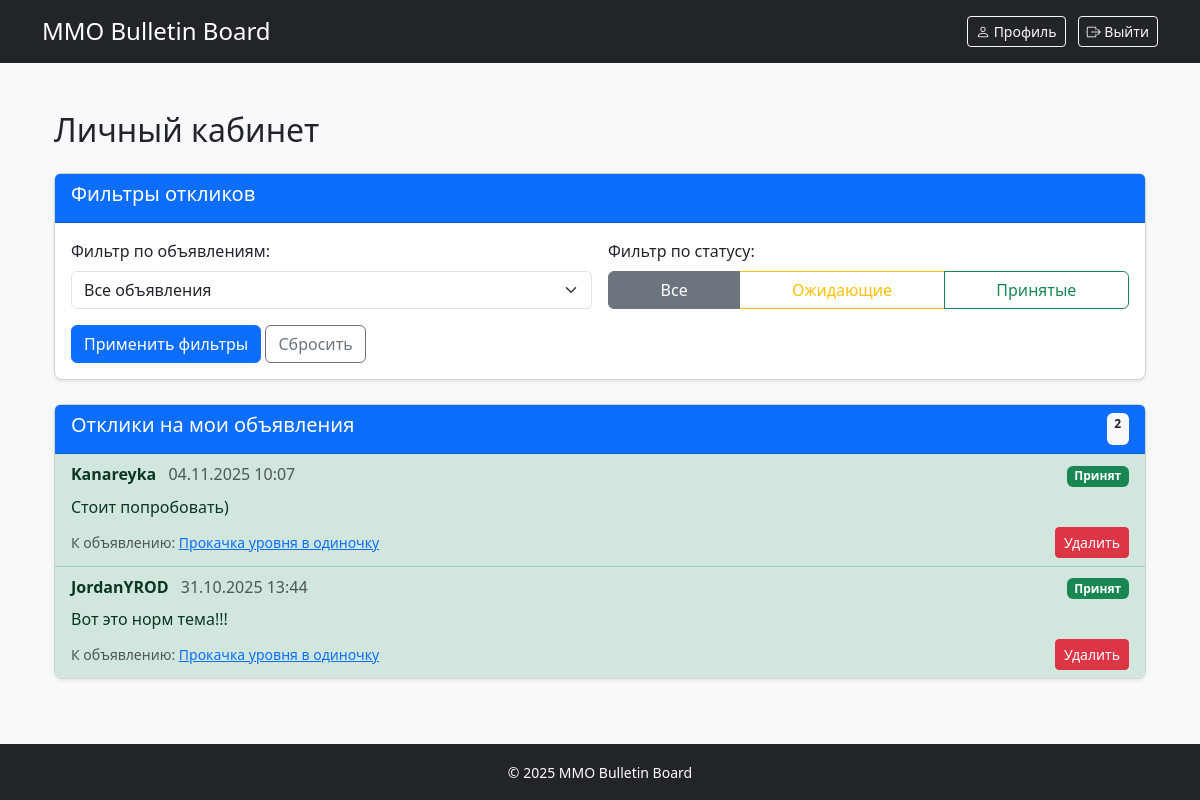
Screenshot of /profile/ (signed in) with the database file from the repository.
### mmo_board_chat/models.py (models this page shows, shortened)
class Reply(models.Model):
    post = models.ForeignKey(Post, on_delete=models.CASCADE, verbose_name="Объявление")
    author = models.ForeignKey(User, on_delete=models.CASCADE, verbose_name="Автор")
    text = models.TextField("Текст отклика")
    created_at = models.DateTimeField("Дата создания", auto_now_add=True)
    is_accepted = models.BooleanField("Принят", default=False)
    class Meta:
        ordering = ['-created_at']
        verbose_name = "Отклик"
        verbose_name_plural = "Отклики"

class User(AbstractUser):
    email = models.EmailField(unique=True)
    email_confirmed = models.BooleanField(default=False)
    confirmation_code = models.CharField(max_length=40, blank=True)
    username = models.CharField(max_length=30)
    USERNAME_FIELD = 'email' # Авторизация по email
    REQUIRED_FIELDS = ['username']

class Post(models.Model):
    title = models.CharField('Заголовок', max_length=200)
    content = RichTextField('Содержание')
    author = models.ForeignKey(
        'User',
        on_delete=models.CASCADE, # При удалении пользователя удаляются его объявления
        verbose_name='Автор'
    )
    category = models.ForeignKey(
        'Category',
        on_delete=models.PROTECT, # Защита от удаления категории с существующими объявлениями
        verbose_name='Категория'
    )
    image = models.ImageField(
        'Изображение',
        upload_to='posts/', # Папка для загрузки изображений
        blank=True,
        null=True
    )
    created_at = models.DateTimeField('Дата создания', auto_now_add=True)
    updated_at = models.DateTimeField('Дата обновления', auto_now=True)

### mmo_board_chat/views.py (the view)
# urls.py: path('profile/', views.profile, name='profile'),
@login_required
def profile(request):
    replies = Reply.objects.filter(post__author=request.user).order_by('-created_at')
    status_filter = request.GET.get('status')
    if status_filter == 'accepted':
        replies = replies.filter(is_accepted=True)
    elif status_filter == 'pending':
        replies = replies.filter(is_accepted=False)
    post_filter = request.GET.get('post')
    if post_filter:
        replies = replies.filter(post_id=post_filter)
    user_posts = Post.objects.filter(author=request.user)
    context = {
        'user_posts': user_posts,
        'replies': replies,
        'current_status': status_filter,
        'current_post': post_filter,
    }
    return render(request, 'mmo_board_chat/profile.html', context)

### mmo_board_chat/templates/mmo_board_chat/profile.html (shortened to what this page needs)
{% extends 'mmo_board_chat/base.html' %}
{% block content %}
<div class="container mt-4">
    <h2 class="mb-4">Личный кабинет</h2>
    <div class="card mb-4">
        <div class="card-header bg-primary text-white">
            <h5>Фильтры откликов</h5>
        </div>
        <div class="card-body">
            <form method="get" class="row g-3">
                <div class="col-md-6">
                    <label for="post-filter" class="form-label">Фильтр по объявлениям:</label>
                    <select id="post-filter" name="post" class="form-select">
                        <option value="">Все объявления</option>
                    </select>
                </div>
                <div class="col-md-6">
                    <label class="form-label">Фильтр по статусу:</label>
                    <div class="btn-group w-100" role="group">
                        <a href="?status=all{% if current_post %}&post={{ current_post }}{% endif %}"
                           class="btn btn-outline-secondary {% if not current_status or current_status == 'all' %}active{% endif %}">
                            Все
                        </a>
                        <a href="?status=pending{% if current_post %}&post={{ current_post }}{% endif %}"
                           class="btn btn-outline-warning {% if current_status == 'pending' %}active{% endif %}">
                            Ожидающие
                        </a>
                        <a href="?status=accepted{% if current_post %}&post={{ current_post }}{% endif %}"
                           class="btn btn-outline-success {% if current_status == 'accepted' %}active{% endif %}">
                            Принятые
                        </a>
                    </div>
                </div>
                <div class="col-12">
                    <button type="submit" class="btn btn-primary">Применить фильтры</button>
                    <a href="{% url 'mmo_board_chat:profile' %}" class="btn btn-outline-secondary">Сбросить</a>
                </div>
            </form>
        </div>
    </div>
    <div class="card">
        <div class="card-header bg-primary text-white d-flex justify-content-between">
            <h5>Отклики на мои объявления</h5>
            <span class="badge bg-light text-dark">{{ replies.count }}</span>
        </div>
        <div class="list-group list-group-flush">
            {% if replies %}
                {% for reply in replies %}
                <div class="list-group-item {% if reply.is_accepted %}list-group-item-success{% endif %}">
                    <div class="d-flex justify-content-between mb-2">
                        <div>
                            <strong>{{ reply.author.username }}</strong>
                            <span class="text-muted ms-2">{{ reply.created_at|date:"d.m.Y H:i" }}</span>
                        </div>
                        <div>
                            {% if reply.is_accepted %}
                                <span class="badge bg-success">Принят</span>
                            {% else %}
                                <span class="badge bg-warning text-dark">Ожидает</span>
                            {% endif %}
                        </div>
                    </div>
                    <p class="mb-2">{{ reply.text }}</p>
                    <div class="d-flex justify-content-between align-items-center">
                        <small class="text-muted">
                            К объявлению:
                            <a href="{% url 'mmo_board_chat:post_detail' reply.post.id %}">
                                {{ reply.post.title }}
                            </a>
                        </small>
                        <div class="btn-group">
                            <form method="post" action="{% url 'mmo_board_chat:reply_delete' reply.id %}">
                                <button type="submit" class="btn btn-sm btn-danger">Удалить</button>
                            </form>
                        </div>
                    </div>
                </div>
                {% endfor %}
            {% else %}
                <div class="list-group-item text-center py-4">
                    <p class="text-muted mb-0">Нет откликов по текущим фильтрам</p>
                </div>
            {% endif %}
        </div>
    </div>
</div>
{% endblock %}

### mmo_board_chat/static/mmo_board_chat/css/styles.css (style rules this page uses)
body { background-color: #f8f9fa; }
.card { border-radius: 0.5rem; box-shadow: 0 0.125rem 0.25rem rgba(0, 0, 0, 0.075); transition: transform 0.2s; }

### rows the page displays
Reply: author.username "Kanareyka", created_at "04.11.2025 10:07", is_accepted "Принят", text "Стоит попробовать)", post "Прокачка уровня в одиночку"
Reply: author.username "JordanYROD", created_at "31.10.2025 13:44", is_accepted "Принят", text "Вот это норм тема!!!", post "Прокачка уровня в одиночку"

### other values shown
{{ replies.count }} "2"
